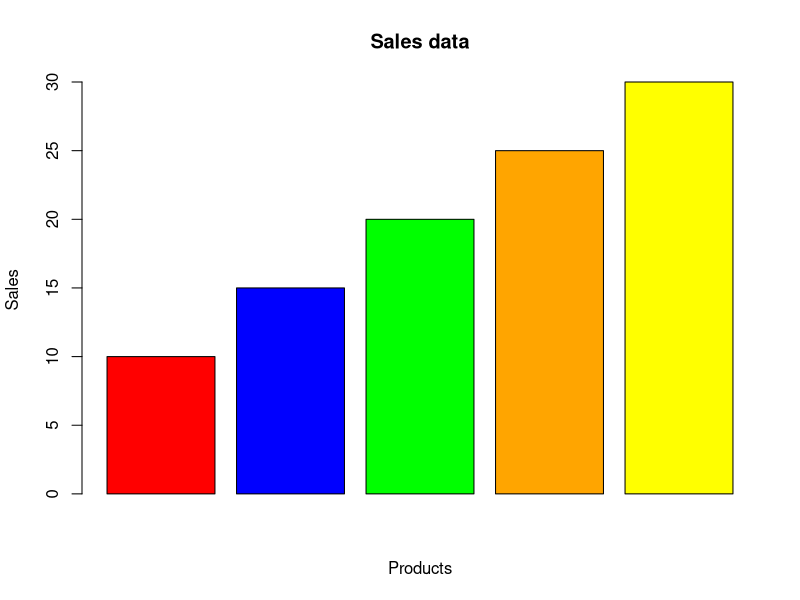

R code for this plot:
products = c('a', 'b', 'c', 'd','e')
sales = c(10, 15, 20, 25, 30)

barplot(sales, names.args = products, col= c('red', 'blue', 'green', 'orange', 'yellow'), main = 'Sales data', xlab = 'Products', ylab = 'Sales')